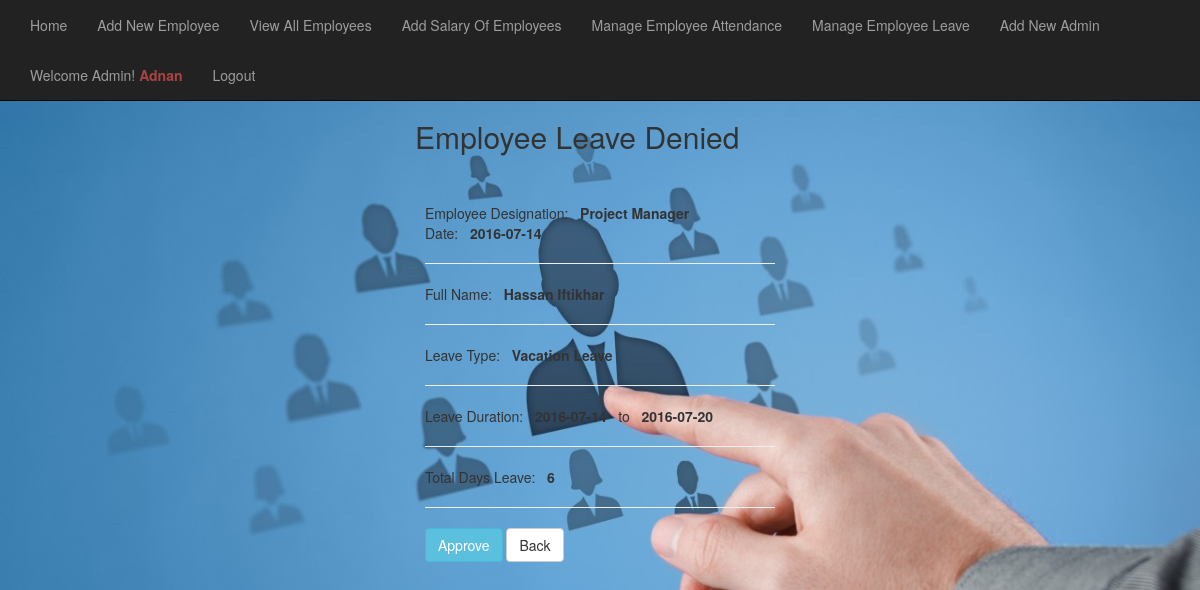
The app's page /admin/leave_denied.php?id=2 (signed in) with its own data.
### tables this page shows
CREATE TABLE `leaves` (
  `leave_id` int(11) NOT NULL,
  `emp_id` int(100) NOT NULL,
  `date` date NOT NULL,
  `leave_type` varchar(100) NOT NULL,
  `start_date` date NOT NULL,
  `end_date` date NOT NULL,
  `no_days` int(10) NOT NULL,
  `admin_approve` int(5) NOT NULL
);

CREATE TABLE `employee` (
  `emp_id` int(11) NOT NULL,
  `emp_fname` varchar(50) NOT NULL,
  `emp_lname` varchar(50) NOT NULL,
  `emp_uname` varchar(100) NOT NULL,
  `emp_img` text NOT NULL,
  `emp_designation` varchar(100) NOT NULL,
  `emp_basic_salary` int(255) NOT NULL,
  `emp_contact_num` int(11) NOT NULL,
  `emp_address` text NOT NULL,
  `emp_dob` date NOT NULL,
  `emp_email` varchar(100) NOT NULL,
  `emp_password` text NOT NULL
);

### admin/leave_denied.php (the view, shortened to what this page needs)
<?php include ("header.php");?>
<?php include ("navbar.php");?>
<?php
if(!isset($_SESSION['admin_username']))	{
	header("location: ../index.php");
}
else{
?>
<body>
	<div class="container-fluid">
			<div class="row" style="margin-top: 50px;">
				<div class="col-md-4"></div>
					<div class="col-md-8 ">
						<h2>Employee Leave Denied</h2>
				</div>
			</div>
			<?php
$select = "SELECT * FROM leaves, employee
									WHERE leaves.emp_id = employee.emp_id AND leaves.leave_id='$_GET[id]'";
					$qry=mysql_query($select);
				?>
				<?php
					while($rec = mysql_fetch_array($qry))
					{
				?>
					<div class="col-md-12" style="margin-top:40px">
						<div class="col-md-4 col-md-offset-4">
										Employee Designation: &nbsp <strong><?php echo $rec['emp_designation'];?></strong>&nbsp&nbsp&nbsp&nbsp &nbsp&nbsp&nbsp&nbsp&nbsp&nbsp&nbsp&nbsp&nbsp&nbsp&nbsp&nbsp&nbsp&nbsp&nbsp&nbsp Date: &nbsp <strong><?php echo $rec['date']; ?></strong><hr/>
										Full Name: &nbsp <strong><?php echo $rec['emp_fname'];?> <style="margin-left: 20px;"/><?php echo $rec['emp_lname'];?></strong><hr/>
										Leave Type: &nbsp <strong><?php echo $rec['leave_type'];?></strong><hr/>
										Leave Duration: &nbsp <strong><?php echo $rec['start_date'];?></strong> &nbsp to &nbsp <strong><?php echo $rec['end_date'];?></strong><hr/>
										Total Days Leave: &nbsp <strong><?php echo $rec['no_days'];?></strong><hr/>
						</div>
						<div class="col-md-8 col-md-offset-4">
								<a href="accept.php?id=<?php echo $rec['leave_id'];?>"><input type='button' value='Approve' class='btn btn-info'/></a>
								<a href="emp_leave_deny.php"><input type = "button" value="Back" class="btn btn-default"/></a>
						</div>
					</div>
				<?php
					}
				?>
		</div>
<?php } ?>

### admin/header.php (style rules this page uses)
body { margin-top: 50px; margin-bottom: 50px; text-color: white; background: url('images/background2.jpg') no-repeat center center fixed; -webkit-background-size: cover; -moz-background-size: cover; -o-background-size: cover; background-size: cover; }

### records on screen
leaves: emp.emp_designation "Project Manager", date "2016-07-14", emp.emp_fname "Hassan", emp.emp_lname "Iftikhar", leave_type "Vacation Leave", start_date "2016-07-14", end_date "2016-07-20", no_days "6"

### other values on screen
$_SESSION['admin_username'] "Adnan"
